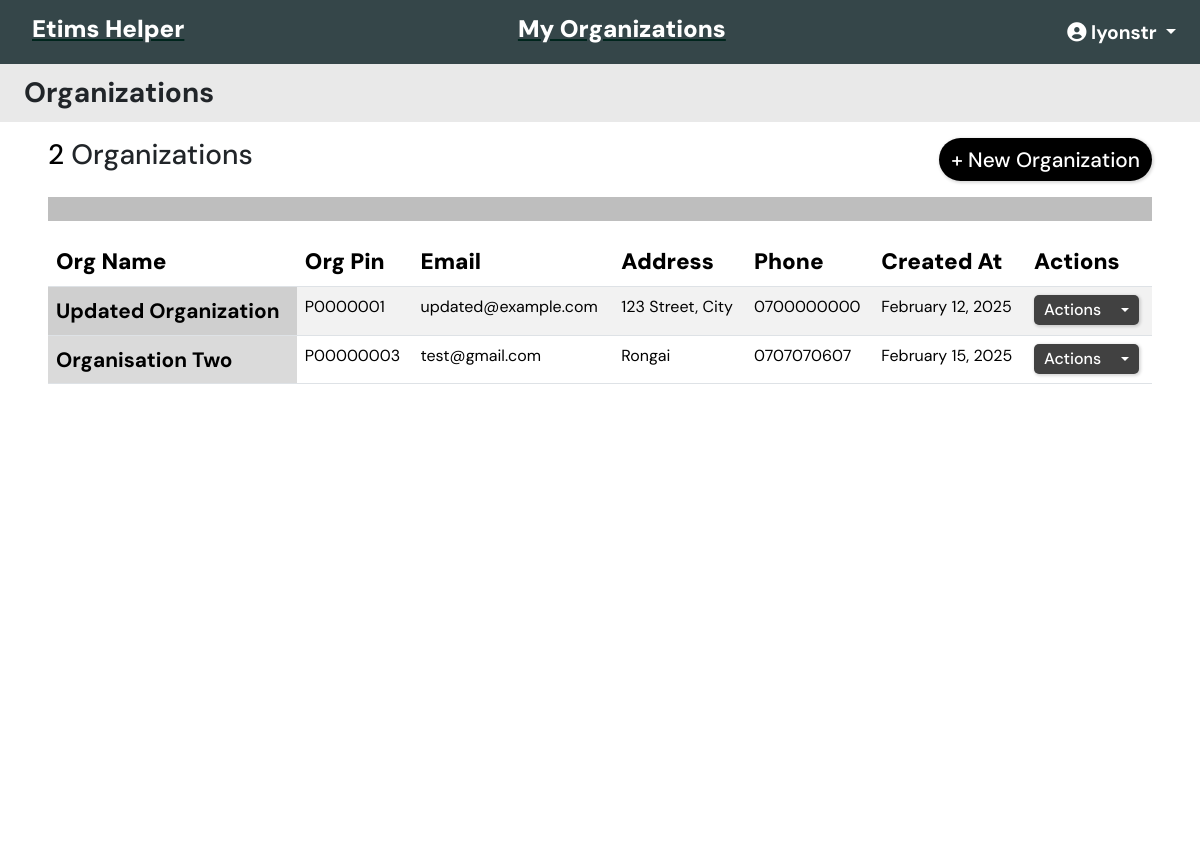
The app's page /api/organization/ (signed in), older data.
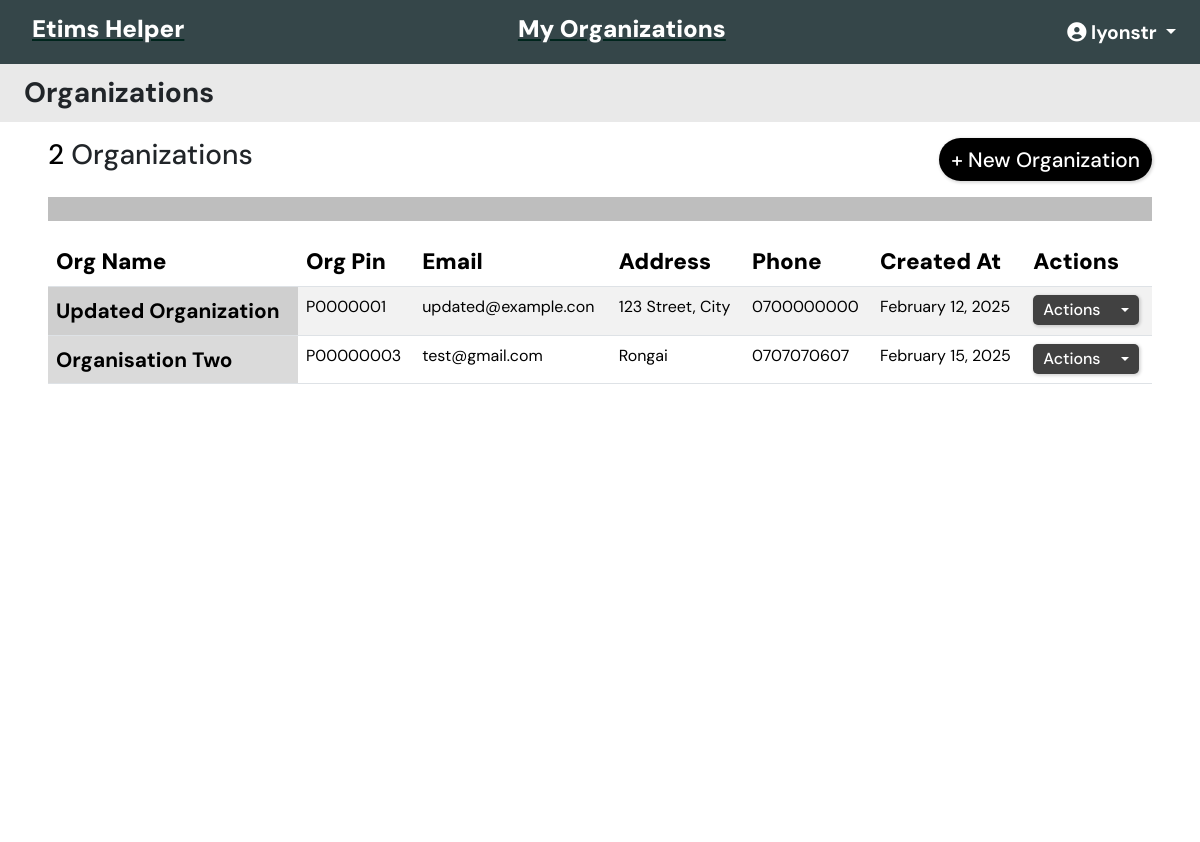
The same page, newer data.
### organization/models.py (models this page shows, shortened)
class Organization(BaseModel):
    user = models.ManyToManyField(User,  related_name="organizations")
    organization_name = models.CharField(max_length=50, unique=True)
    organization_pin = models.CharField(
        max_length=50,  unique=True)
    organization_email = models.EmailField(max_length=50)
    organization_physical_address = models.CharField(max_length=100)
    organization_phone = models.CharField(max_length=13)
    def __str__(self):
        return self.organization_name

### organization/views.py (the view, shortened to what this page needs)
# urls.py: path("", views.organization_list, name="organization_list"),
@login_required
def organization_list(request):
    try:
        organizations = Organization.objects.filter(user=request.user)
        print(organizations)
        form = OrganizationForm()
        return render(
            request,
            "organization/organization_list.html",
            {"organizations": organizations, "form": form}
        )
    except Exception as e:
        return JsonResponse({"success": False, "errors": str(e)})

### organization/templates/organization/organization_list.html (shortened to what this page needs)
{% extends "main.html" %}
{% load bootstrap5 %}
{% block content %}
{% include 'res_nav.html' %}
<div class="container-fluid p-0 pt-2 part-upper" style="min-height: 90vh;">
    <div class="d-flex justify-content-between align-items-center py-1 px-4  part-upper">
        <h3><strong class="">Organizations</strong></h3>
    </div>
    <div class="container-fluid px-5" style="min-height: 90vh; background-color: white;">
        <div class="d-flex justify-content-between align-items-center p-0 pt-3">
            <h3><span style="color: #000000;">{{ organizations.count }}</span> Organizations</h3>
            <div>
                <button type="button" class="btn add" data-toggle="modal" data-target="#organizationModal">
                    + New Organization
                </button>
            </div>
        </div>
        <hr class="hr-style" />
        <div class="organization-list">
            <table class="table table-striped">
                <thead class="thead-dark">
                    <tr>
                        <th scope="col">Org Name</th>
                        <th scope="col">Org Pin</th>
                        <th scope="col">Email</th>
                        <th scope="col">Address</th>
                        <th scope="col">Phone</th>
                        <th scope="col">Created At</th>
                        <th scope="col">Actions</th>
                    </tr>
                </thead>
                <tbody class="org-list">
                    {% for org in organizations %}
                    <tr id="org-{{ org.id }}" class="align-items-center justify-center lines">
                        <td class="td-header">
                            <a href="{% url 'organization:organization_detail' org.id %}" class="a-style">
                                <strong class="td_title">{{ org.organization_name }}</strong>
                            </a>
                        </td>
                        <td>{{ org.organization_pin }}</td>
                        <td>{{ org.organization_email }}</td>
                        <td>{{ org.organization_physical_address }}</td>
                        <td>{{ org.organization_phone }}</td>
                        <td>{{ org.created_at|date:"F j, Y" }}</td>
                        <td>
                            <div class="dropdown">
                                <button class="btn btn-secondary btn-sm dropdown-toggle a-btn" type="button"
                                    id="dropdownMenuButton-{{ org.id }}" data-bs-toggle="dropdown"
                                    aria-expanded="false">
                                    Actions
                                </button>
                            </div>
                        </td>
                    </tr>
                    {% endfor %}
                </tbody>
            </table>
        </div>
    </div>
</div>
{% endblock %}

Row changes from the older to the newer data that the page shows:
changed Organization "Updated Organization": organization_email "updated@example.com" → "updated@example.con"
